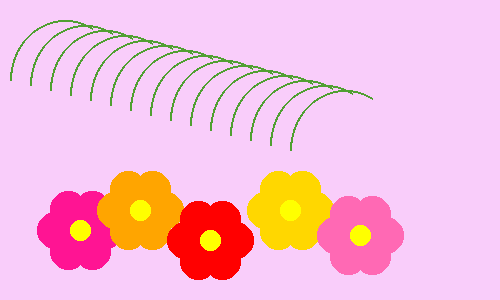
#> input picture flowers.bmp, 500 x 300 px
$ python highlight.py
#> lines starting #> are read from the running program, lines starting #| are printed output that depends on the picture
from PIL import Image
import random

key = 2026
coverImage = "flowers.bmp"
outputImage = "highlighted-image.bmp"

image = Image.open(coverImage).convert("RGB")
#> image is the input picture: PIL image 500x300 RGB; mean R, G, B 246.3, 188.8, 214.1
pixels = image.load()

dimensions = image.size
#> dimensions = (500, 300)

total_pixels = dimensions[0] * dimensions[1]
#> total_pixels = 150000

shuffledIndices = list(range(total_pixels))

random.seed(key)
random.shuffle(shuffledIndices)

for i in range(10000):

    x = shuffledIndices[i] % dimensions[0]
    y = shuffledIndices[i] // dimensions[0]

    pixels[x, y] = (255, 0, 0)

image.save(outputImage)
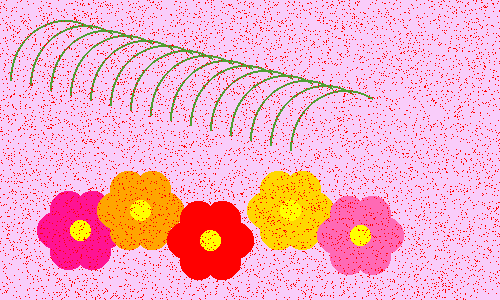
#> saved as highlighted-image.bmp: PIL image 500x300 RGB; mean R, G, B 246.9, 176.2, 199.8

print("Highlighted image saved")

$ run again, with dice.bmp copied over flowers.bmp
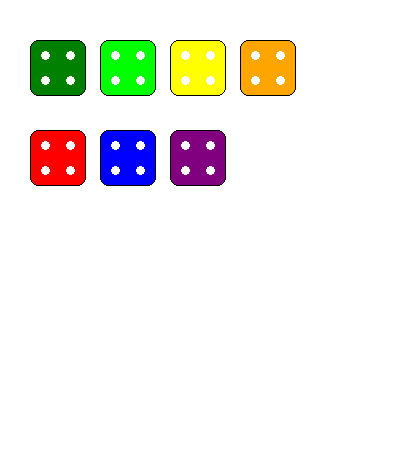
#> input picture dice.bmp, 400 x 454 px
#> image is the input picture: PIL image 400x454 RGB; mean R, G, B 240.1, 238.8, 232.8
#> `image.save(outputImage)`:
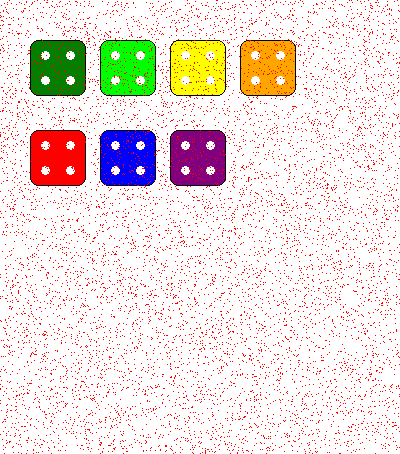
#> saved as highlighted-image.bmp: PIL image 400x454 RGB; mean R, G, B 240.9, 225.7, 220
